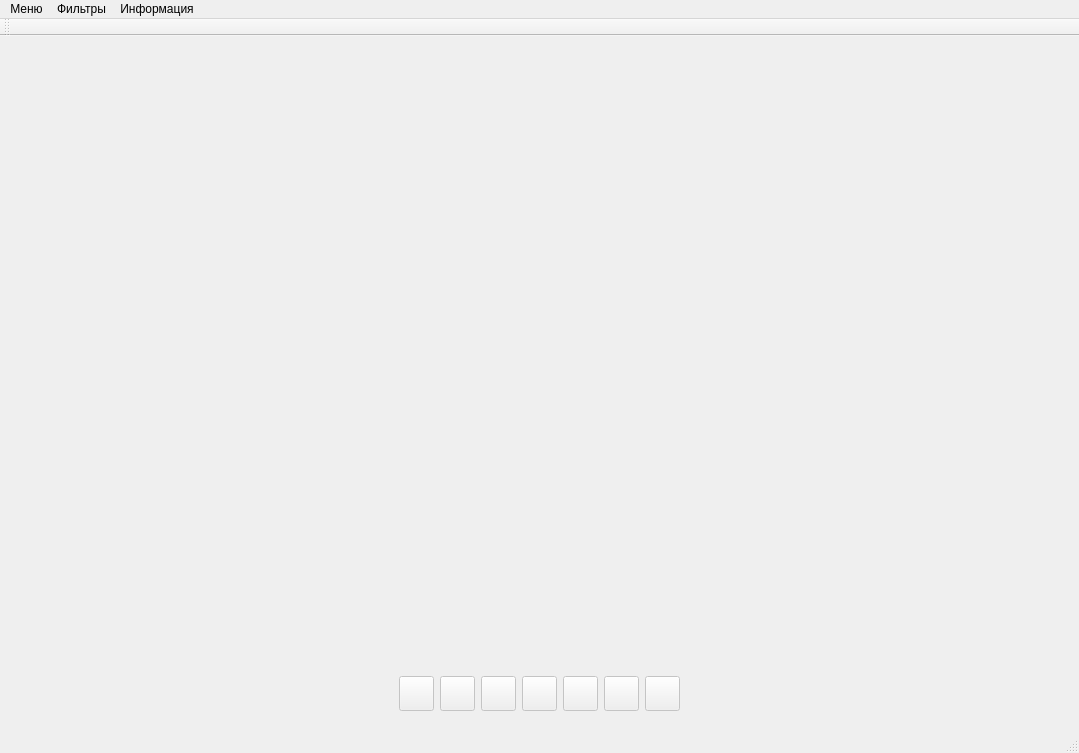
<?xml version="1.0" encoding="UTF-8"?>
<ui version="4.0">
 <class>MainWindow</class>
 <widget class="QMainWindow" name="MainWindow">
  <property name="geometry">
   <rect>
    <x>0</x>
    <y>0</y>
    <width>1079</width>
    <height>753</height>
   </rect>
  </property>
  <property name="minimumSize">
   <size>
    <width>800</width>
    <height>600</height>
   </size>
  </property>
  <property name="cursor">
   <cursorShape>ArrowCursor</cursorShape>
  </property>
  <property name="windowTitle">
   <string>MainWindow</string>
  </property>
  <property name="iconSize">
   <size>
    <width>30</width>
    <height>30</height>
   </size>
  </property>
  <widget class="QWidget" name="centralWidget">
   <property name="sizePolicy">
    <sizepolicy hsizetype="Maximum" vsizetype="Maximum">
     <horstretch>0</horstretch>
     <verstretch>0</verstretch>
    </sizepolicy>
   </property>
   <layout class="QVBoxLayout" name="verticalLayout">
    <property name="leftMargin">
     <number>0</number>
    </property>
    <property name="topMargin">
     <number>0</number>
    </property>
    <property name="rightMargin">
     <number>0</number>
    </property>
    <property name="bottomMargin">
     <number>0</number>
    </property>
    <item>
     <widget class="QLabel" name="label">
      <property name="sizePolicy">
       <sizepolicy hsizetype="Expanding" vsizetype="Expanding">
        <horstretch>0</horstretch>
        <verstretch>0</verstretch>
       </sizepolicy>
      </property>
      <property name="text">
       <string/>
      </property>
      <property name="alignment">
       <set>Qt::AlignCenter</set>
      </property>
     </widget>
    </item>
    <item>
     <layout class="QHBoxLayout" name="horizontalLayout_2">
      <property name="spacing">
       <number>6</number>
      </property>
      <property name="topMargin">
       <number>24</number>
      </property>
      <property name="bottomMargin">
       <number>0</number>
      </property>
      <item>
       <spacer name="horizontalSpacer_3">
        <property name="orientation">
         <enum>Qt::Horizontal</enum>
        </property>
        <property name="sizeHint" stdset="0">
         <size>
          <width>40</width>
          <height>20</height>
         </size>
        </property>
       </spacer>
      </item>
      <item>
       <widget class="QPushButton" name="RotateLeftBtn">
        <property name="enabled">
         <bool>false</bool>
        </property>
        <property name="sizePolicy">
         <sizepolicy hsizetype="Preferred" vsizetype="Preferred">
          <horstretch>0</horstretch>
          <verstretch>0</verstretch>
         </sizepolicy>
        </property>
        <property name="minimumSize">
         <size>
          <width>35</width>
          <height>35</height>
         </size>
        </property>
        <property name="maximumSize">
         <size>
          <width>35</width>
          <height>35</height>
         </size>
        </property>
        <property name="cursor">
         <cursorShape>PointingHandCursor</cursorShape>
        </property>
        <property name="text">
         <string/>
        </property>
        <property name="icon">
         <iconset resource="images.qrc">
          <normaloff>:/img/rotate_left.png</normaloff>:/img/rotate_left.png</iconset>
        </property>
        <property name="iconSize">
         <size>
          <width>30</width>
          <height>30</height>
         </size>
        </property>
       </widget>
      </item>
      <item>
       <widget class="QPushButton" name="RotateRightBtn">
        <property name="enabled">
         <bool>false</bool>
        </property>
        <property name="minimumSize">
         <size>
          <width>35</width>
          <height>35</height>
         </size>
        </property>
        <property name="maximumSize">
         <size>
          <width>35</width>
          <height>35</height>
         </size>
        </property>
        <property name="cursor">
         <cursorShape>PointingHandCursor</cursorShape>
        </property>
        <property name="text">
         <string/>
        </property>
        <property name="icon">
         <iconset resource="images.qrc">
          <normaloff>:/img/rotate_right.png</normaloff>:/img/rotate_right.png</iconset>
        </property>
        <property name="iconSize">
         <size>
          <width>30</width>
          <height>30</height>
         </size>
        </property>
       </widget>
      </item>
      <item>
       <widget class="QPushButton" name="HMirroredBtn">
        <property name="enabled">
         <bool>false</bool>
        </property>
        <property name="minimumSize">
         <size>
          <width>35</width>
          <height>35</height>
         </size>
        </property>
        <property name="maximumSize">
         <size>
          <width>35</width>
          <height>35</height>
         </size>
        </property>
        <property name="cursor">
         <cursorShape>PointingHandCursor</cursorShape>
        </property>
        <property name="text">
         <string/>
        </property>
        <property name="icon">
         <iconset resource="images.qrc">
          <normaloff>:/img/HMirror.png</normaloff>:/img/HMirror.png</iconset>
        </property>
        <property name="iconSize">
         <size>
          <width>30</width>
          <height>30</height>
         </size>
        </property>
       </widget>
      </item>
      <item>
       <widget class="QPushButton" name="VMirroredBtn">
        <property name="enabled">
         <bool>false</bool>
        </property>
        <property name="minimumSize">
         <size>
          <width>35</width>
          <height>35</height>
         </size>
        </property>
        <property name="maximumSize">
         <size>
          <width>35</width>
          <height>35</height>
         </size>
        </property>
        <property name="cursor">
         <cursorShape>PointingHandCursor</cursorShape>
        </property>
        <property name="text">
         <string/>
        </property>
        <property name="icon">
         <iconset resource="images.qrc">
          <normaloff>:/img/VMirror.png</normaloff>:/img/VMirror.png</iconset>
        </property>
        <property name="iconSize">
         <size>
          <width>30</width>
          <height>30</height>
         </size>
        </property>
       </widget>
      </item>
      <item>
       <widget class="QPushButton" name="PrevBtn">
        <property name="enabled">
         <bool>false</bool>
        </property>
        <property name="minimumSize">
         <size>
          <width>35</width>
          <height>35</height>
         </size>
        </property>
        <property name="maximumSize">
         <size>
          <width>35</width>
          <height>35</height>
         </size>
        </property>
        <property name="cursor">
         <cursorShape>PointingHandCursor</cursorShape>
        </property>
        <property name="text">
         <string/>
        </property>
        <property name="icon">
         <iconset resource="images.qrc">
          <normaloff>:/img/left.png</normaloff>:/img/left.png</iconset>
        </property>
        <property name="iconSize">
         <size>
          <width>30</width>
          <height>30</height>
         </size>
        </property>
       </widget>
      </item>
      <item>
       <widget class="QPushButton" name="NextBtn">
        <property name="enabled">
         <bool>false</bool>
        </property>
        <property name="minimumSize">
         <size>
          <width>35</width>
          <height>35</height>
         </size>
        </property>
        <property name="maximumSize">
         <size>
          <width>35</width>
          <height>35</height>
         </size>
        </property>
        <property name="cursor">
         <cursorShape>PointingHandCursor</cursorShape>
        </property>
        <property name="text">
         <string/>
        </property>
        <property name="icon">
         <iconset resource="images.qrc">
          <normaloff>:/img/right.png</normaloff>:/img/right.png</iconset>
        </property>
        <property name="iconSize">
         <size>
          <width>30</width>
          <height>30</height>
         </size>
        </property>
       </widget>
      </item>
      <item>
       <widget class="QPushButton" name="QuickSaveBtn">
        <property name="enabled">
         <bool>false</bool>
        </property>
        <property name="minimumSize">
         <size>
          <width>35</width>
          <height>35</height>
         </size>
        </property>
        <property name="maximumSize">
         <size>
          <width>35</width>
          <height>35</height>
         </size>
        </property>
        <property name="text">
         <string/>
        </property>
        <property name="icon">
         <iconset resource="images.qrc">
          <normaloff>:/img/save.png</normaloff>:/img/save.png</iconset>
        </property>
        <property name="iconSize">
         <size>
          <width>30</width>
          <height>30</height>
         </size>
        </property>
       </widget>
      </item>
      <item>
       <spacer name="horizontalSpacer_2">
        <property name="orientation">
         <enum>Qt::Horizontal</enum>
        </property>
        <property name="sizeHint" stdset="0">
         <size>
          <width>40</width>
          <height>20</height>
         </size>
        </property>
       </spacer>
      </item>
     </layout>
    </item>
    <item>
     <widget class="QLabel" name="ProgressLabel">
      <property name="sizePolicy">
       <sizepolicy hsizetype="Fixed" vsizetype="Fixed">
        <horstretch>0</horstretch>
        <verstretch>0</verstretch>
       </sizepolicy>
      </property>
      <property name="text">
       <string/>
      </property>
     </widget>
    </item>
   </layout>
  </widget>
  <widget class="QMenuBar" name="menuBar">
   <property name="geometry">
    <rect>
     <x>0</x>
     <y>0</y>
     <width>1079</width>
     <height>20</height>
    </rect>
   </property>
   <widget class="QMenu" name="menu">
    <property name="title">
     <string>Меню</string>
    </property>
    <addaction name="actionOpenFile"/>
    <addaction name="actionSave"/>
    <addaction name="actionSaveAs"/>
    <addaction name="actionCancel"/>
    <addaction name="actionExit"/>
   </widget>
   <widget class="QMenu" name="menu_2">
    <property name="title">
     <string>Фильтры</string>
    </property>
    <addaction name="actionSetConvolutionMatrix"/>
    <addaction name="actionGaussBlur"/>
    <addaction name="actionGrayWorld"/>
    <addaction name="actionLinearCorrection"/>
    <addaction name="actionGammaCorrection"/>
    <addaction name="actionMedianFilter"/>
    <addaction name="actionIncrease"/>
    <addaction name="actionErosion"/>
   </widget>
   <widget class="QMenu" name="menu_3">
    <property name="title">
     <string>Информация</string>
    </property>
    <addaction name="actionHistogram"/>
   </widget>
   <addaction name="menu"/>
   <addaction name="menu_2"/>
   <addaction name="menu_3"/>
  </widget>
  <widget class="QStatusBar" name="statusBar"/>
  <widget class="QToolBar" name="mainToolBar">
   <attribute name="toolBarArea">
    <enum>TopToolBarArea</enum>
   </attribute>
   <attribute name="toolBarBreak">
    <bool>false</bool>
   </attribute>
  </widget>
  <action name="actionExit">
   <property name="text">
    <string>Выход</string>
   </property>
  </action>
  <action name="actionSave">
   <property name="text">
    <string>Сохранить</string>
   </property>
  </action>
  <action name="actionCancel">
   <property name="text">
    <string>Отменить</string>
   </property>
  </action>
  <action name="actionOpenFile">
   <property name="text">
    <string>Открыть файл</string>
   </property>
  </action>
  <action name="actionSetConvolutionMatrix">
   <property name="text">
    <string>Задать матрицу свёртки...</string>
   </property>
  </action>
  <action name="actionGaussBlur">
   <property name="text">
    <string>Размытие по Гауссу</string>
   </property>
  </action>
  <action name="actionGrayWorld">
   <property name="text">
    <string>Серый мир</string>
   </property>
  </action>
  <action name="actionLinearCorrection">
   <property name="text">
    <string>Линейная коррекция</string>
   </property>
  </action>
  <action name="actionSaveAs">
   <property name="text">
    <string>Сохранить как</string>
   </property>
  </action>
  <action name="actionGammaCorrection">
   <property name="text">
    <string>Гамма-коррекция</string>
   </property>
  </action>
  <action name="actionMedianFilter">
   <property name="text">
    <string>Медианный фильтр</string>
   </property>
  </action>
  <action name="actionIncrease">
   <property name="text">
    <string>Наращивание</string>
   </property>
  </action>
  <action name="actionErosion">
   <property name="text">
    <string>Эрозия</string>
   </property>
  </action>
  <action name="actionHistogram">
   <property name="text">
    <string>Гистограмма</string>
   </property>
  </action>
 </widget>
 <layoutdefault spacing="6" margin="11"/>
 <resources>
  <include location="images.qrc"/>
 </resources>
 <connections/>
</ui>
